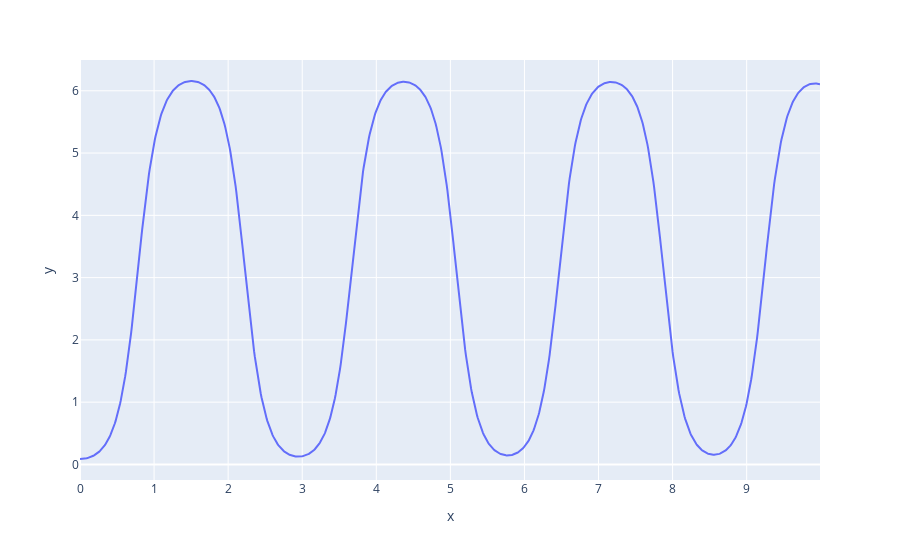

Notebook source saved alongside this figure:
### Code cell
px.line(x=t, y=nl_solution.y[2])

### Figure 1 — Plotly figure (JSON) as saved in the notebook; plotly's stock layout.template omitted (floating-point values rounded to 4 significant figures; data arrays with more than 128 entries replaced by an {"elided": "..."} marker saying what was removed)
{"data": [{"hovertemplate": "x=%{x}<br>y=%{y}<extra></extra>", "legendgroup": "", "line": {"color": "#636efa", "dash": "solid"}, "marker": {"symbol": "circle"}, "mode": "lines", "name": "", "orientation": "v", "showlegend": false, "type": "scatter", "x": {"elided": "1000 float values"}, "xaxis": "x", "y": {"elided": "1000 float values"}, "yaxis": "y"}], "layout": {"legend": {"tracegroupgap": 0}, "margin": {"t": 60}, "xaxis": {"anchor": "y", "domain": [0, 1], "title": {"text": "x"}}, "yaxis": {"anchor": "x", "domain": [0, 1], "title": {"text": "y"}}}}
